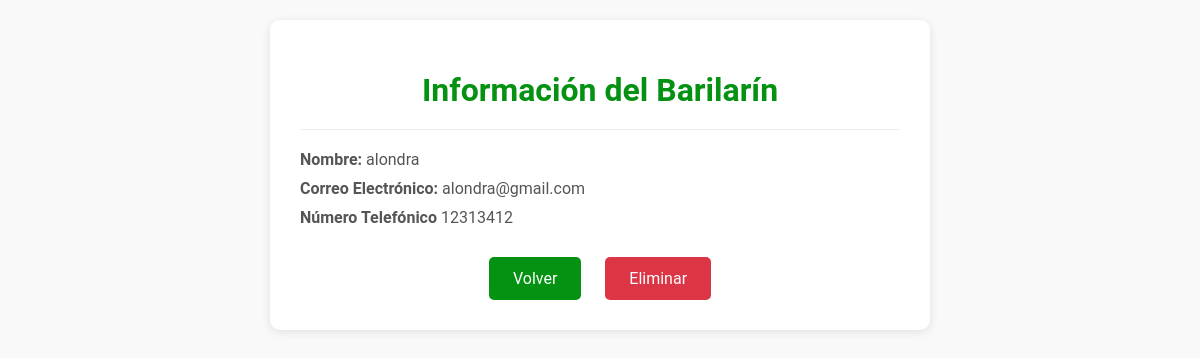
The page /students/24/ (signed in) on the database its author committed.
### app/models.py (models this page shows, shortened)
class Student(models.Model):
    name = models.CharField(max_length=100)
    email = models.EmailField(max_length=100)
    phone_number = models.CharField(max_length=50)
    image = models.ImageField(upload_to='students/')

### app/views.py (the view)
# urls.py: path('students/<int:pk>/', views.student_detail, name='student-detail'),
@login_required
@user_passes_test(is_admin)
def student_detail(request, pk):
    student = get_object_or_404(Student, pk=pk)
    return render(request, 'student_detail.html', {'student': student})

### app/views.py (called while the page is built)
def is_admin(user):
    return user.is_superuser

### Templates/student_detail.html (shortened to what this page needs)
<!DOCTYPE html>
<html lang="en">
<head>
</head>
<body>
    <div class="container">
        <h1>Información del Barilarín</h1>
        <div class="student-details">
            <div class="detail"><strong>Nombre:</strong> {{ student.name }}</div>
            <div class="detail"><strong>Correo Electrónico:</strong> {{ student.email }}</div>
            <div class="detail"><strong>Número Telefónico</strong> {{ student.phone_number }}</div>
        </div>
        <div class="actions">
            <a href="{% url 'student-list' %}">Volver</a>
            <a href="{% url 'student-delete' pk=student.pk %}">Eliminar</a>
        </div>
    </div>
</body>
</html>

### Templates/student_detail.html (style rules this page uses)
body { font-family: 'Roboto', Arial, sans-serif; background-color: #f9f9f9; margin: 0; padding: 0; }
.container { max-width: 600px; margin: 20px auto; background-color: #fff; padding: 30px; border-radius: 10px; box-shadow: 0 2px 10px rgba(0,0,0,0.1); transition: box-shadow 0.3s ease; }
h1 { text-align: center; color: #059212; margin-bottom: 20px; }
.student-details { border-top: 1px solid #eee; padding-top: 20px; margin-bottom: 30px; }
.detail { margin-bottom: 10px; color: #555; }
.actions { margin-top: 20px; text-align: center; }
.actions a { display: inline-block; margin: 0 10px; padding: 12px 24px; background-color: #059212; color: #fff; border-radius: 5px; text-decoration: none; transition: background-color 0.3s ease, color 0.3s ease; }
.actions a:nth-last-child(1) { background-color: #dc3545; }

### rows shown on the page
Student: name "alondra", email "alondra@gmail.com", phone_number "12313412"
